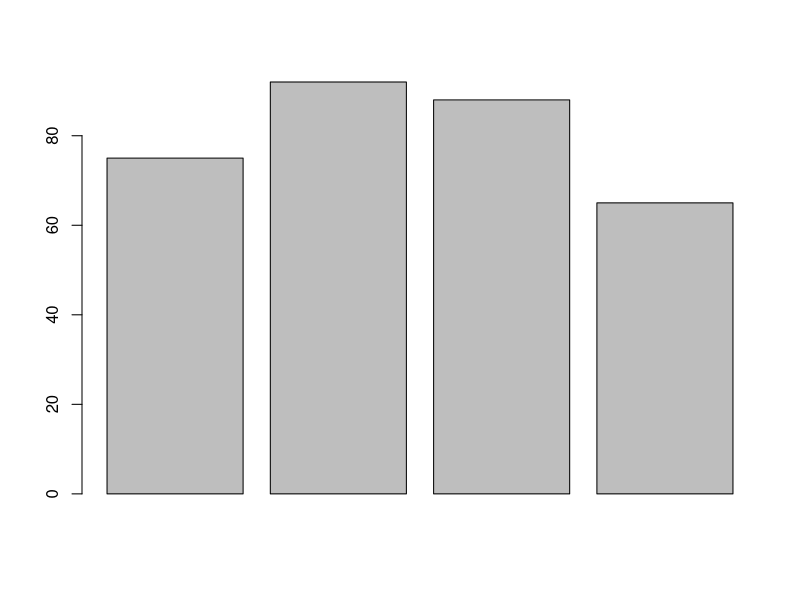
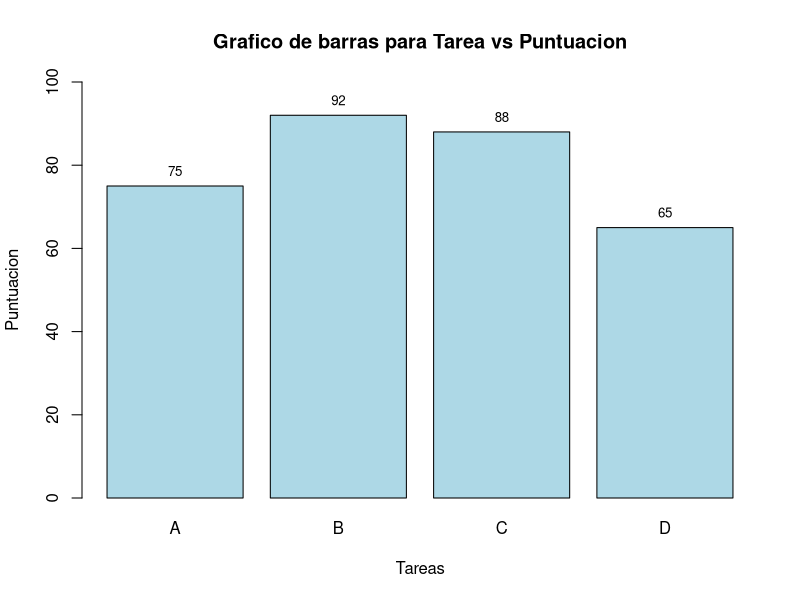

These charts were generated, in order, by the following R code:
#Clase 17-abril

setwd("d:/dev/Estadistica")

# Crear una tabla de datos
datos <- data.frame(
  Tarea = c("A", "B", "C", "D"),
  Puntuacion = c(75, 92, 88, 65)
)

View(datos)
#rm(datos)
attach(datos)

# Mostrar la tabla de datos en la consola
datos
print(datos)
class(datos$Puntuacion)
mean(datos$Puntuacion)

# Crear un gráfico 
barplot(Puntuacion)



#guardar datos txt
write.table(datos, file = "Ejemplo.txt")

#guardar datos excel
install.packages("openxlsx") 
library(openxlsx)
write.xlsx(datos, "Ejemplo.xlsx") 

#para guardar plot

# Configurar el archivo PNG
png(filename = "Ejemplo.png")

# Crear el gráfico de barras
bp <- barplot(Puntuacion, 
        names.arg = Tarea,
        col= "lightblue", 
        main="Grafico de barras para Tarea vs Puntuacion", 
        xlab = "Tareas", 
        ylab="Puntuacion",
        legend.text=rownames(Tarea),
        ylim=c(0,100))

# Añadir los valores sobre cada barra
text(x = bp, y = datos$Puntuacion, label = datos$Puntuacion, pos = 3, cex = 0.8, col = "black")

# Cerrar el dispositivo gráfico
dev.off()


